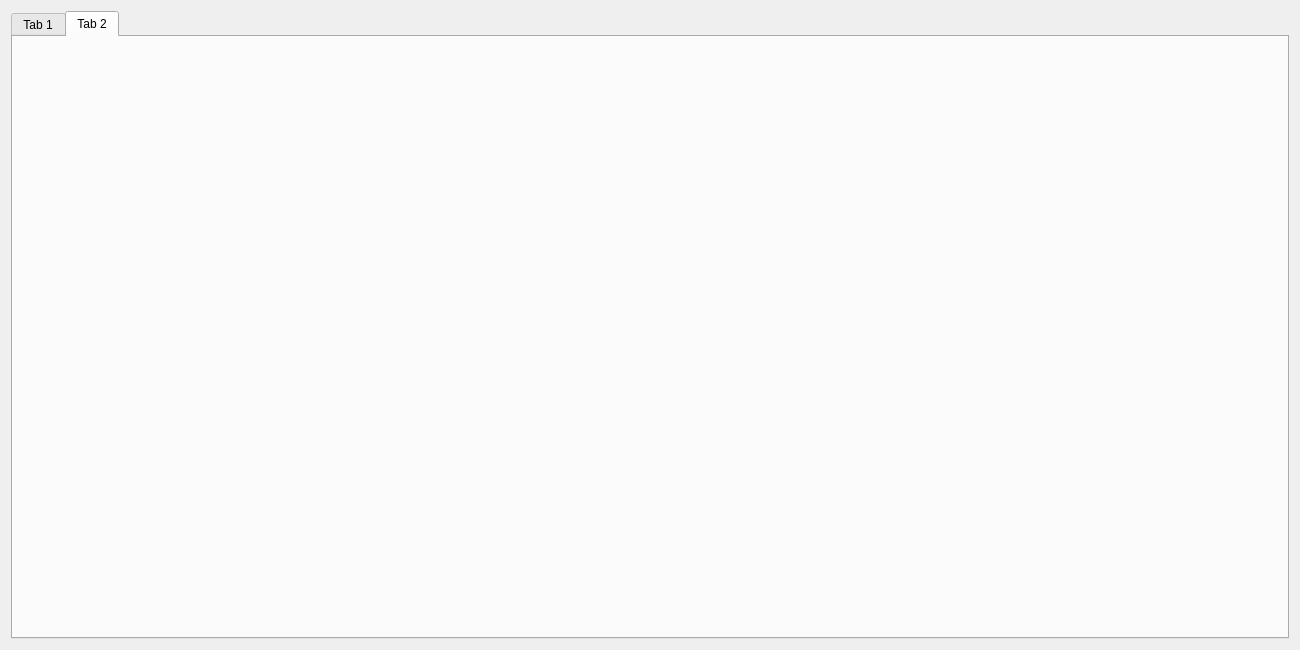
<?xml version="1.0" encoding="UTF-8"?>
<ui version="4.0">
 <class>MainView</class>
 <widget class="QWidget" name="MainView">
  <property name="geometry">
   <rect>
    <x>0</x>
    <y>0</y>
    <width>1100</width>
    <height>650</height>
    <width>1300</width>
    <height>800</height>
   </rect>
  </property>
  <property name="sizePolicy">
   <sizepolicy hsizetype="Minimum" vsizetype="Minimum">
    <horstretch>0</horstretch>
    <verstretch>0</verstretch>
   </sizepolicy>
  </property>
  <property name="minimumSize">
   <size>
    <width>1300</width>
   </size>
  </property>
  <property name="maximumSize">
   <size>
    <width>16777215</width>
    <height>16777215</height>
   </size>
  </property>
  <property name="windowTitle">
   <string>人脸识别管理系统</string>
  </property>
  <layout class="QHBoxLayout" name="horizontalLayout">
   <item>
    <widget class="QTabWidget" name="tbwMainView">
     <property name="sizePolicy">
      <sizepolicy hsizetype="Preferred" vsizetype="Preferred">
       <horstretch>0</horstretch>
       <verstretch>0</verstretch>
      </sizepolicy>
     </property>
     <property name="currentIndex">
      <number>1</number>
     </property>
     <widget class="QWidget" name="tab">
      <attribute name="title">
       <string>Tab 1</string>
      </attribute>
     </widget>
     <widget class="QWidget" name="tab_2">
      <attribute name="title">
       <string>Tab 2</string>
      </attribute>
     </widget>
    </widget>
   </item>
  </layout>
 </widget>
 <resources/>
 <connections/>
</ui>
